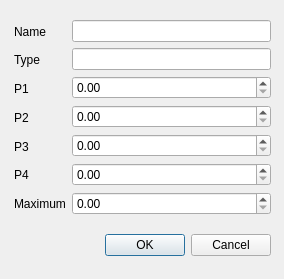
<?xml version="1.0" encoding="UTF-8"?>
<ui version="4.0">
 <class>inMFsDialog</class>
 <widget class="QDialog" name="inMFsDialog">
  <property name="geometry">
   <rect>
    <x>0</x>
    <y>0</y>
    <width>284</width>
    <height>279</height>
   </rect>
  </property>
  <property name="windowTitle">
   <string>Dialog</string>
  </property>
  <widget class="QWidget" name="">
   <property name="geometry">
    <rect>
     <x>14</x>
     <y>7</y>
     <width>257</width>
     <height>264</height>
    </rect>
   </property>
   <layout class="QVBoxLayout" name="verticalLayout_3">
    <item>
     <layout class="QHBoxLayout" name="horizontalLayout">
      <item>
       <layout class="QVBoxLayout" name="verticalLayout">
        <item>
         <widget class="QLabel" name="label">
          <property name="text">
           <string>Name</string>
          </property>
         </widget>
        </item>
        <item>
         <widget class="QLabel" name="label_7">
          <property name="text">
           <string>Type</string>
          </property>
         </widget>
        </item>
        <item>
         <widget class="QLabel" name="label_2">
          <property name="text">
           <string>P1</string>
          </property>
         </widget>
        </item>
        <item>
         <widget class="QLabel" name="label_3">
          <property name="text">
           <string>P2</string>
          </property>
         </widget>
        </item>
        <item>
         <widget class="QLabel" name="label_4">
          <property name="text">
           <string>P3</string>
          </property>
         </widget>
        </item>
        <item>
         <widget class="QLabel" name="label_5">
          <property name="text">
           <string>P4</string>
          </property>
         </widget>
        </item>
        <item>
         <widget class="QLabel" name="label_6">
          <property name="text">
           <string>Maximum</string>
          </property>
         </widget>
        </item>
       </layout>
      </item>
      <item>
       <layout class="QVBoxLayout" name="verticalLayout_2">
        <item>
         <widget class="QLineEdit" name="inMFname"/>
        </item>
        <item>
         <widget class="QLineEdit" name="inMFtype"/>
        </item>
        <item>
         <widget class="QDoubleSpinBox" name="inMFP1">
          <property name="maximum">
           <double>9999999.990000000223517</double>
          </property>
         </widget>
        </item>
        <item>
         <widget class="QDoubleSpinBox" name="inMFP2">
          <property name="maximum">
           <double>9999999.990000000223517</double>
          </property>
         </widget>
        </item>
        <item>
         <widget class="QDoubleSpinBox" name="inMFP3">
          <property name="maximum">
           <double>9999999.990000000223517</double>
          </property>
         </widget>
        </item>
        <item>
         <widget class="QDoubleSpinBox" name="inMFP4">
          <property name="maximum">
           <double>9999999.990000000223517</double>
          </property>
         </widget>
        </item>
        <item>
         <widget class="QDoubleSpinBox" name="inMFmax">
          <property name="maximum">
           <double>1.000000000000000</double>
          </property>
         </widget>
        </item>
       </layout>
      </item>
     </layout>
    </item>
    <item>
     <widget class="QDialogButtonBox" name="buttonBox">
      <property name="standardButtons">
       <set>QDialogButtonBox::Cancel|QDialogButtonBox::Ok</set>
      </property>
     </widget>
    </item>
   </layout>
  </widget>
 </widget>
 <resources/>
 <connections/>
</ui>
